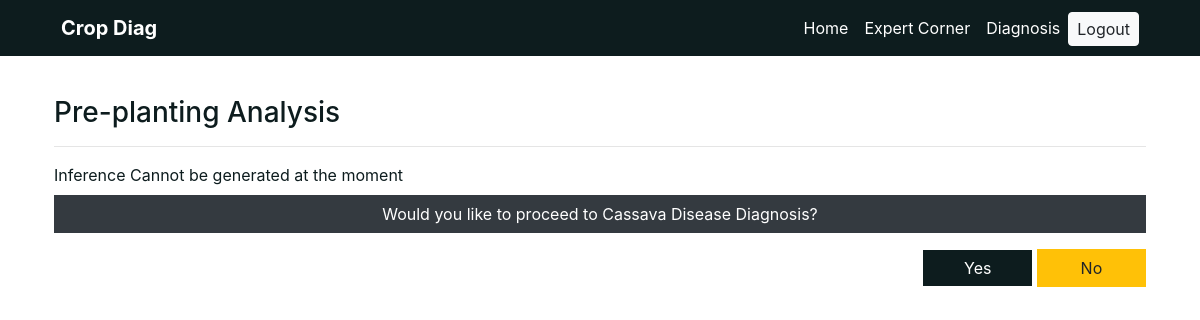
The app's page /practising_farmers_result.php (signed in), older data.
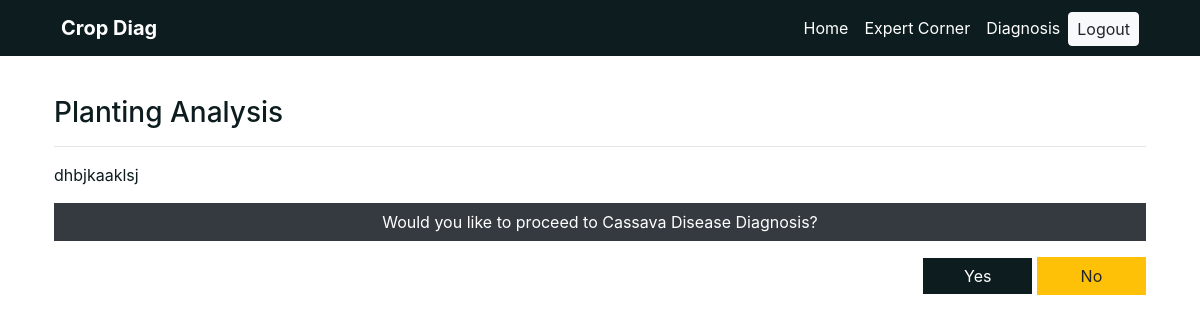
The same page, newer data.
### tables this page shows
CREATE TABLE IF NOT EXISTS `survey_solutions` (
  `solution_id` int(11) NOT NULL AUTO_INCREMENT,
  `crop_id` int(11) NOT NULL,
  `cassava_type` int(11) NOT NULL,
  `stage` int(11) NOT NULL,
  `solution` longtext NOT NULL,
  PRIMARY KEY (`solution_id`)
);

### classes/DB.class.php (called while the page is built, shortened)
<?php
class DB{
    private $db_config = ['host'=>'localhost',
                          'username'=>'root',
                          'password'=>'',
                          'database'=>'expert',
                          'charset'=>'utf8mb4'];
    public $pdo;
    public $query;
    public function __construct()
    {
        $dsn = "mysql:host=".$this->db_config['host'].";dbname=".$this->db_config['database'].";charset=".$this->db_config['charset'];
        $options = [
            PDO::ATTR_ERRMODE            => PDO::ERRMODE_EXCEPTION,
            PDO::ATTR_DEFAULT_FETCH_MODE => PDO::FETCH_ASSOC,
            PDO::ATTR_EMULATE_PREPARES   => false,
        ];
        try {
            $this->pdo = new PDO($dsn, $this->db_config['username'], $this->db_config['password'], $options);
        } catch (\PDOException $e) {
            throw new \PDOException($e->getMessage(), (int)$e->getCode());
        }
    }
    public function queryStatement($statement, $value = [])
    {
        $this->query = $this->pdo->prepare($statement);
        if($this->query){
            return $this->query->execute($value);
        }else{
            return false;
        }
    }
    public function f_one()
    {
        $fetch_all_data = $this->query->fetch(PDO::FETCH_OBJ);
        if($fetch_all_data)
        {
            return $fetch_all_data;
        }else{
            return false;
        }
    }
}

### classes/Survey.class.php (called while the page is built, shortened)
<?php
class Survey extends DB
{
    public function get_practising_survery_answer(){
        $arr =  [$_SESSION['farmer_id']];
        $query = PARENT::queryStatement("SELECT * FROM `survey_practising_farmer_answers` WHERE farmer_id = ? ORDER BY answer_id DESC", $arr);
        return PARENT::f_one();
    }
    public function survey_inference_db($object){
        $arr = [$object->ans_1, $object->ans_2, $object->ans_3];
        $query = PARENT::queryStatement("SELECT * FROM `survey_solutions` WHERE crop_id = ? AND cassava_type = ? AND stage = ?", $arr);
        return PARENT::f_one();
    }
}

### practising_farmers_result.php (the view, shortened to what this page needs)
<?php
include 'includes/header.php';
$answer = $survey->get_practising_survery_answer();
?>
<div class="container-fluid mt-5">
	<div class="container p-4 mt-5 pt-5 mb-5">
		<div class="row">
                    <?php
                        $pre = $survey->survey_inference_db($answer);
                    ?>
            <div class="col-md-12">
                <h3>
                    <?php
                    if($pre->stage == 0){
                        echo "Pre-planting Analysis";
                    }
                    else if($pre->stage == 1){
                        echo "Planting Analysis";
                    }
                    elseif($pre->stage == 2){
                        echo "Post-planting Analysis";
                    }
                    ?>
                </h3><hr>
                <div><?= (isset($pre->solution))?$pre->solution: "Inference Cannot be generated at the moment" ?></div>
                <a class="btn btn-dark rounded-0 btn-block mb-3 mt-2">Would you like to proceed to Cassava Disease Diagnosis?</a>
                <div class="text-right">
                    <a href="expert-system.php" class="btn btn-success rounded-0" style="width: 10%">Yes</a>
                    <a href="survey.php" class="btn btn-warning rounded-0" style="width: 10%">No</a>
                </div>
            </div>
        </div>
    </div>
</div>

Row changes from the older to the newer data that the page shows:
added survey_solutions: solution "dhbjkaaklsj"
Text that changed along with them:
text no longer shown: "Pre-planting Analysis Inference Cannot be generated at the moment"
text now shown: "Planting Analysis"
